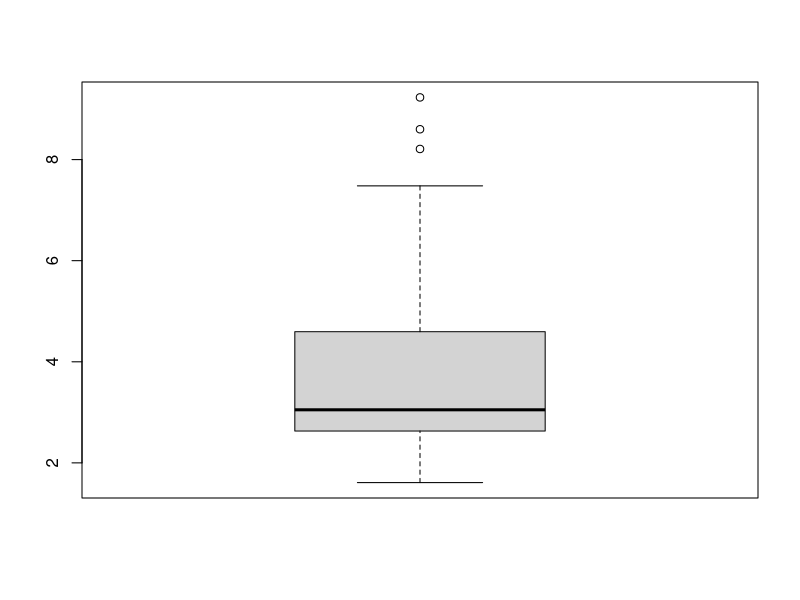
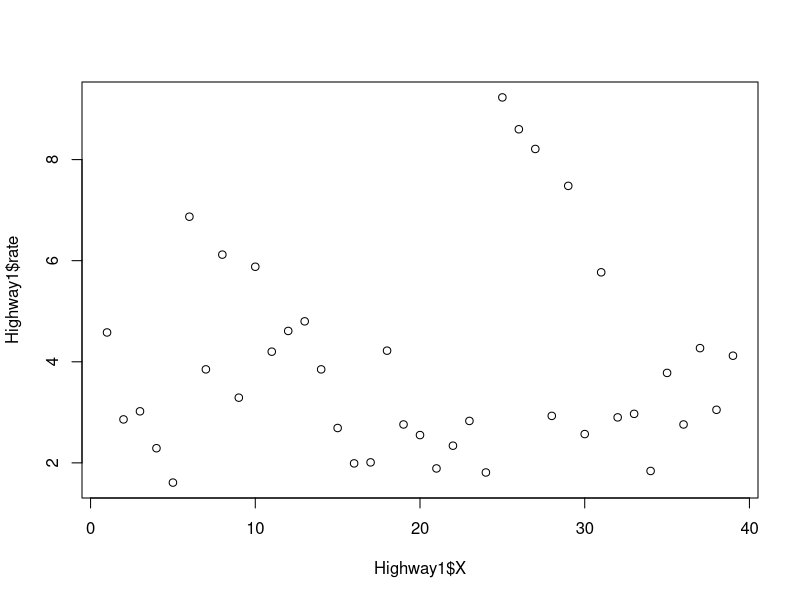

Write R code to recreate these figures, in order.
## ---- chunk 1
# Code reads Highway1 data set into chunk
Highway1 <- read.csv("Highway1.csv")
# finds the mean for rate of accidents for million vehicle miles
mean(Highway1$rate)
# finds the median for rate of accidents for million vehicle miles
median(Highway1$rate)
# finds the standard deviation for rate of accidents for million vehicle miles
sd(Highway1$rate)
# gives the summary for rate of accidents for million vehicle miles
summary(Highway1$rate)
#gives the frequency of the different types of highway accidents in the data set
table(Highway1$htype)
# gives a boxplot of the rate of highway accidents
boxplot(Highway1$rate)
# plots each data point along the x axis and the rate of accidents along the y axis
plot(Highway1$X,Highway1$rate)
